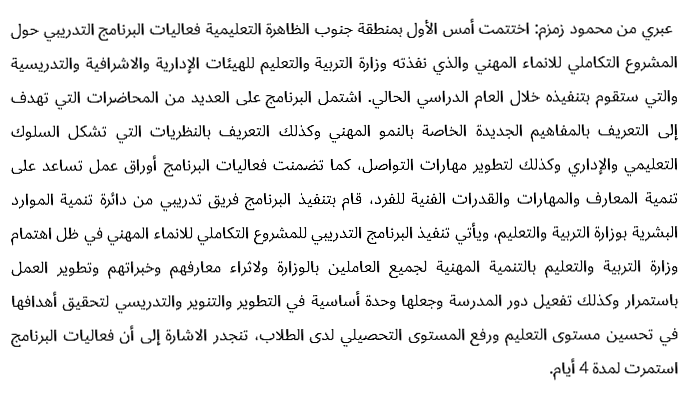
#> input picture input.png, 689 x 398 px; the run also reads 1 picture not shown here
$ jupyter execute PatternOCR.ipynb   (older library calls are emulated)
#> lines starting #> are read from the running program, lines starting #| are printed output that depends on the picture; after the words box and inside, x2 and y2 are one past the last pixel; in counts of white or black regions, pixels touching at a corner belong together
### commonfunctions.py


import skimage.io as io
import matplotlib.pyplot as plt
import numpy as np
from skimage.exposure import histogram
from matplotlib.pyplot import bar
from skimage.color import rgb2gray,rgb2hsv
from skimage.transform import (hough_line, hough_line_peaks)

import matplotlib.pyplot as plt
from matplotlib import cm
import math


# Convolution:
from scipy.signal import convolve2d
from scipy import fftpack
import math

from skimage.util import random_noise
from skimage.filters import median
from skimage.feature import canny
from skimage.measure import label
from skimage.color import label2rgb
from sklearn import cluster
from skimage.filters import threshold_otsu


# Edges
from skimage.filters import sobel_h, sobel, sobel_v,roberts, prewitt

# Show the figures / plots inside the notebook
def show_images(images,titles=None):
    #This function is used to show image(s) with titles by sending an array of images and an array of associated titles.
    # images[0] will be drawn with the title titles[0] if exists
    # You aren't required to understand this function, use it as-is.
    n_ims = len(images)
    if titles is None: titles = ['(%d)' % i for i in range(1,n_ims + 1)]
    fig = plt.figure()
    n = 1
    for image,title in zip(images,titles):
        a = fig.add_subplot(1,n_ims,n)
        if image.ndim == 2:
            plt.gray()
        plt.imshow(image)
        a.set_title(title)
        n += 1
    fig.set_size_inches(np.array(fig.get_size_inches()) * n_ims)
    plt.show()


# [6 lines left out: function showHist, not called in this run]

### PatternOCR.ipynb
[cell 1]
import cv2
import numpy as np

# import image
image = cv2.imread('input.png')
#> image is the input picture: shape (398, 689, 3); min 0, max 255, mean 238

# grayscale
gray = cv2.cvtColor(image, cv2.COLOR_BGR2GRAY)
#cv2.imshow('gray', gray)

# binary
ret, thresh = cv2.threshold(gray, 127, 255, cv2.THRESH_BINARY_INV)
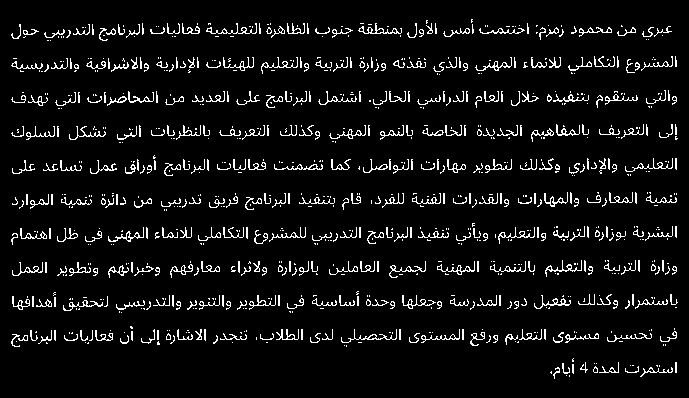
#> thresh: shape (398, 689); 6.5% white in thin lines or dots, all inside (x1, y1, x2, y2) = (11, 19, 678, 379)
#cv2.imshow('threshold', thresh)

# dilation
kernel = np.ones((10, 10), np.uint8)
img_dilation = cv2.dilate(thresh, kernel, iterations=1)
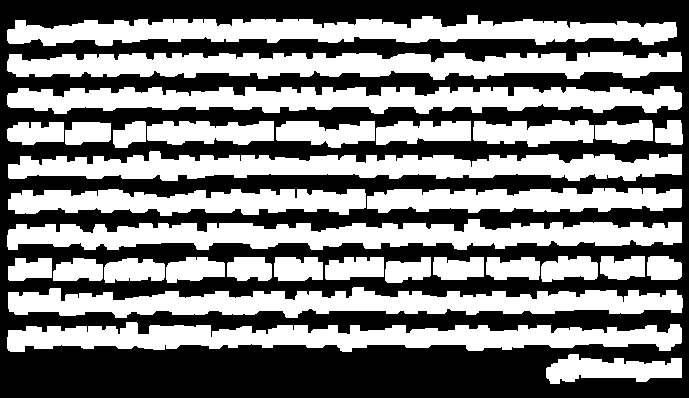
#> img_dilation: shape (398, 689); 48.3% white; 32 white regions
#cv2.imshow('dilated', img_dilation)

# find contours
# cv2.findCountours() function changed from OpenCV3 to OpenCV4: now it have only two parameters instead of 3
cv2MajorVersion = cv2.__version__.split(".")[0]
# check for contours on thresh
if int(cv2MajorVersion) >= 4:
    ctrs, hier = cv2.findContours(img_dilation.copy(), cv2.RETR_EXTERNAL, cv2.CHAIN_APPROX_SIMPLE)
#> ctrs = 32 contours; largest, box (x1, y1, x2, y2) and area: (7, 219, 682, 250) 12644, (7, 52, 682, 80) 12516, (8, 151, 682, 181) 12188, (8, 287, 683, 318) 12076, (7, 86, 682, 114) 12017
else:
    im2, ctrs, hier = cv2.findContours(img_dilation.copy(), cv2.RETR_EXTERNAL, cv2.CHAIN_APPROX_SIMPLE)

# sort contours
sorted_ctrs = sorted(ctrs, key=lambda ctr: cv2.boundingRect(ctr)[0])
#> sorted_ctrs has the same summary as ctrs

for i, ctr in enumerate(sorted_ctrs):
    # Get bounding box
    x, y, w, h = cv2.boundingRect(ctr)

    # Getting ROI
    roi = image[y:y + h, x:x + w]

    # show ROI
    # cv2.imshow('segment no:'+str(i),roi)
    cv2.rectangle(image, (x, y), (x + w, y + h), (255, 255, 255), 2)

    if w > 15 and h > 15:
        cv2.imwrite('images//{}.png'.format(i), roi)
#> this loop made 32 passes
#> (x, y, w, h) on passes 1 to 8: (7, 322, 675, 30), (7, 219, 675, 31), (7, 122, 57, 23), (7, 86, 675, 28), (7, 52, 675, 28), (7, 15, 670, 31), (8, 287, 675, 31), (8, 258, 44, 23)
#> pass 1, `roi = image[y:y + h, x:x + w]`:
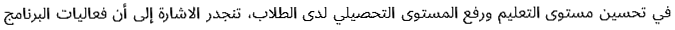
#> roi: shape (30, 675, 3); min 0, max 255, mean 232.6
#> pass 2, `roi = image[y:y + h, x:x + w]`:
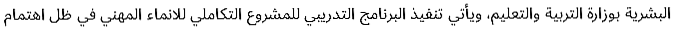
#> roi: shape (31, 675, 3); min 0, max 255, mean 232.3
#> pass 3, `roi = image[y:y + h, x:x + w]`:
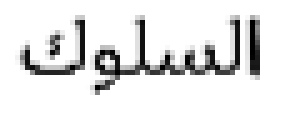
#> roi: shape (23, 57, 3) (shown 5 times larger); min 0, max 255, mean 227.1

cv2.imshow('marked areas', image)
cv2.waitKey(0)
#> Out = 27

[cell 2]
# Load as greyscale

import cv2
import numpy as np
from commonfunctions import *
from scipy.stats import iqr
from scipy import stats
from collections import namedtuple
from dataclasses import dataclass


def getHorizontalProjectionProfile(image):
    horizontal_projection = np.sum(image, axis = 1)
    return horizontal_projection

def getVerticalProjectionProfile(image):
    vertical_projection = np.sum(image, axis = 0)
    return vertical_projection

# [47 lines left out: functions Visualize_Histogram, FindGapSpaceLocation, GapLengthFilteration, not called in this run]

[cell 3]
def FindBaselineIndex(line): #Alg. 4
    HP = []
    PV = []
    BaseLineIndex = 0
    thresh,thresh_img = cv2.threshold(line,127,255,cv2.THRESH_BINARY_INV)
    thresh_img = np.asarray(thresh_img)
    thresh_img = line

    HP = np.sum(thresh_img, axis = 1)
    PV_Indices = (HP > np.roll(HP,1)) & (HP > np.roll(HP,-1))
    for i in range(len(PV_Indices)):
        if PV_Indices[i] == True:
            PV.append(HP[i])
    #print(PV)
    MAX = max(PV)
    for i in range(len(HP)):
        if HP[i] == MAX:
            BaseLineIndex = i
# [5 lines of commented-out code are left out]
    return BaseLineIndex


def FindingMaxTrans(Line, BaseLineIndex): #Alg. 5
    MaxTrans = 0
    MaxTransIndex = BaseLineIndex
    i=BaseLineIndex
    while i > 0:
        CurrTrans = 0
        Flag = 0
        j=0
        while j < Line.shape[1]:
            if Line[i, j] == 1 and Flag == 0:
                CurrTrans += 1
                Flag = 1
            if Line[i, j] != 1 and Flag == 1:
                Flag = 0
            j += 1

        if CurrTrans >= MaxTrans:
            MaxTrans = CurrTrans
            MaxTransIndex = i
        i -= 1

# [4 lines of commented-out code are left out]
    return MaxTransIndex

[cell 4]
@dataclass
class SeparationRegions:
    StartIndex: int=0
    EndIndex: int=0
    CutIndex: int=0

def find_nearest(array, value):
    array = np.asarray(array)
    idx = (np.abs(array - value)).argmin()
    return array[idx]


#def CutPointIdentification(Line,Word,MTI): #Alg. 6
def CutPointIdentification(Word,MTI): #Alg. 6 ACCORDING TO THE PSEUDO CODE
    Flag=0
    #LineImage=cv2.imread(Line)
    VP=getVerticalProjectionProfile(Word)
    #MFV = stats.mode(VP)
    VPList = VP.tolist() #to be able to get the MFV
    Beginindex=0#ka2eni bashel el goz2 el black eli 3la el edges fl sora 3ashan ageb mode value mazbota
    EndIndex=len(VPList)
    for i in VPList:
        if i ==0:
            Beginindex+=1
        else:
            break
    for j in range(-1,-30,-1):
        if VPList[j]==0:
            EndIndex-=1
        else:
            break


    i=1
    VPListNew = VPList[Beginindex:EndIndex]
    MFV = max(set(VPListNew), key = VPListNew.count)
    OutputSeparationRegions= []
    SRAppendFlag=False #initialize but do not append
    while i < Word.shape[1] :
        if SRAppendFlag == False:
            SR = SeparationRegions()
            SRAppendFlag = True
        if Word[MTI,i] == 1 and Word[MTI,i+1] == 0 and Flag == 0 : #CALCULATE END INDEX
            SR.EndIndex = i
            Flag = 1
        if i == (Word.shape[1]-1):
            break
        if Word[MTI,i] == 0 and Word[MTI,i+1] == 1 and Flag == 1 : #CALCULATE START AND CUT INDEX
            SR.StartIndex = i+1
            MidIndex = ( SR.EndIndex + SR.StartIndex )/2
            MidIndex = int(MidIndex)
            IndexesEqualZero = np.where(VP == 0)
            IndexesEqualZero = np.asarray(IndexesEqualZero)
            IndexesEqualZero = IndexesEqualZero.tolist()
            IndexesEqualZero = IndexesEqualZero[0]
            IndexesEqualZero = np.array(IndexesEqualZero)
            #print(IndexesEqualZero)
            IndexesCorrect= IndexesEqualZero [ (IndexesEqualZero < SR.StartIndex) & (IndexesEqualZero > SR.EndIndex)] #condition shall be reversed like this
            #IndexesCorrect = IndexesEqualZero[ mask ]
            #print(IndexesEqualZero [ (IndexesEqualZero < SR.StartIndex) & (IndexesEqualZero > SR.EndIndex)])

            IndexesLessThanMFVAndEnd = np.where( (VP <= MFV) )
            IndexesLessThanMFVAndEnd = np.asarray(IndexesLessThanMFVAndEnd)
            IndexesLessThanMFVAndEnd=IndexesLessThanMFVAndEnd.tolist()
            IndexesLessThanMFVAndEnd = IndexesLessThanMFVAndEnd[0]
            IndexesLessThanMFVAndEnd = np.array(IndexesLessThanMFVAndEnd)
            IndexesLessThanMFVAndEnd = IndexesLessThanMFVAndEnd [ (IndexesLessThanMFVAndEnd > SR.EndIndex) & (IndexesLessThanMFVAndEnd < MidIndex)  ]
            #IndexesLessThanMFVAndEnd.append(2)

            IndexesLessThanMFVAndStartAndEnd = np.where( (VP <= MFV) )
            IndexesLessThanMFVAndStartAndEnd = np.asarray(IndexesLessThanMFVAndStartAndEnd)
            IndexesLessThanMFVAndStartAndEnd=IndexesLessThanMFVAndStartAndEnd.tolist()
            IndexesLessThanMFVAndStartAndEnd = IndexesLessThanMFVAndStartAndEnd[0]
            IndexesLessThanMFVAndStartAndEnd = np.array(IndexesLessThanMFVAndStartAndEnd)
            IndexesLessThanMFVAndStartAndEnd = IndexesLessThanMFVAndStartAndEnd [ (IndexesLessThanMFVAndStartAndEnd > SR.EndIndex) & (IndexesLessThanMFVAndStartAndEnd < SR.StartIndex) ]


            if len(IndexesCorrect) != 0: #neither connected nor overlapped characters
                SR.CutIndex = find_nearest(IndexesCorrect , MidIndex)

            elif VP[MidIndex] == MFV: #connected characters
                SR.CutIndex = MidIndex #line 19 on Alg.

            elif len(IndexesLessThanMFVAndEnd) != 0:
                SR.CutIndex = find_nearest(IndexesLessThanMFVAndEnd , MidIndex)

            elif len(IndexesLessThanMFVAndStartAndEnd) != 0: #line 23
                SR.CutIndex = find_nearest(IndexesLessThanMFVAndStartAndEnd , MidIndex)
            else:
                SR.CutIndex = MidIndex

            if SRAppendFlag == True:
                OutputSeparationRegions.append(SR)
                SRAppendFlag = False
            Flag = 0
        i+=1
    return OutputSeparationRegions,MFV

[cell 5]
def DetectHoles(Word, NextCut, CurrentCut, PreviousCut, MTI):#next is left, previous is right
    LefPixelIndex = 0
    for i in range(NextCut, PreviousCut, 1):
        if Word[MTI, i] == 1:
            LefPixelIndex = i
            break

    RightPixelIndex = 0
    for i in range(PreviousCut, NextCut, -1):
        if Word[MTI, i] == 1:
            RightPixelIndex = i
            break

    UpPixelIndex = 0
    for i in range(MTI, MTI - 10, -1):
        if Word[i, CurrentCut] == 1:
            UpPixelIndex = i
            break

    DownPixelIndex = 0
    for i in range(MTI, MTI + 10, 1):
        if Word[i, CurrentCut+1] == 1: #+1 da psecial case 3ashan law 7arf el heh
            DownPixelIndex = i
            break

    if ( np.abs(LefPixelIndex - RightPixelIndex) <=8 ) and ( np.abs(UpPixelIndex - DownPixelIndex ) <=5 ):
        return True
    else:
        return False

def DetectBaselineBetweenStartAndEnd(Word, BaseLineIndex, Start, End):#End is left
    if np.sum( Word[BaseLineIndex,End:Start] ) == 0:
        return True #no path found
    return False

def DistanceBetweenTwoPoints(x2,x1):
    dist = np.abs(x2 - x1)
    return dist

def CheckLine19Alg7(SRL,SR, NextCutIndex, VP, Word,MTI,BaseLineIndex):
    LeftPixelCol = SR.EndIndex
    TopPixelIndex = 0
    for i in range(MTI,MTI-20,-1):
        if Word[i-1,LeftPixelCol] == 0:
            TopPixelIndex = i
            break
    Dist1 = DistanceBetweenTwoPoints( TopPixelIndex,BaseLineIndex )
    Dist2 = DistanceBetweenTwoPoints( MTI,BaseLineIndex )
    if ( SR==SRL[0] and VP[NextCutIndex] == 0) or ( Dist1 < (0.5*Dist2) ) :
        return True
    return False

def CheckStroke(Word, NextCut, CurrentCut, PreviousCut, MTI,BaseLineIndex,SR):
    HPAbove = getHorizontalProjectionProfile( Word[0:BaseLineIndex,SR.EndIndex:SR.StartIndex] )
    HPBelow = getHorizontalProjectionProfile( Word[BaseLineIndex: ,SR.EndIndex:SR.StartIndex] )

    SHPB = np.sum(HPBelow)
    SHPA = np.sum(HPAbove)

    TopPixelIndex = 0
    LeftPixelCol = SR.EndIndex
    for i in range(MTI,MTI-20,-1):
        if Word[i-1,LeftPixelCol] == 0:
            TopPixelIndex = i
            break

    Dist1 = DistanceBetweenTwoPoints( TopPixelIndex,BaseLineIndex )
    Dist1 = int(Dist1)
    print(Dist1)
    #HP = getHorizontalProjectionProfile(Word)
    HP = getHorizontalProjectionProfile(Word[:,SR.EndIndex:SR.StartIndex])
    HPList = HP.tolist()
    HPMode = max(set(HPList), key = HPList.count)
    HPList.sort()
    SecondPeakValue = HPList[-2]

    VP=getVerticalProjectionProfile(Word)
    VPList = VP.tolist()
    MFV = max(set(VPList), key = VPList.count)

    Holes = DetectHoles(Word, NextCut, CurrentCut, PreviousCut, MTI)
    if SHPA > SHPB and not Holes:#and (HPMode == MFV) and Dist1 <= (2*SecondPeakValue):
        return True
    return False

def CheckDotsAboveOrBelow(Word, SR, MTI,BaseLineIndex):
    Dots = False
    for i in range(MTI-2, MTI-6, -1):
        for j in range(SR.EndIndex+1, SR.StartIndex):
            if Word[i, j] == 1:
                Dots = True
                return Dots
    for i in range(BaseLineIndex+2, BaseLineIndex+6, 1):
        for j in range(SR.EndIndex+1, SR.StartIndex):
            if Word[i, j] == 1:
                Dots = True
                return Dots
    return Dots

[cell 6]
def SeparationRegionFilteration(Word, SRL, BaseLineIndex, MTI, MFV): #Alg. 7
    i=0
    VP=getVerticalProjectionProfile(Word)
    ValidSeparationRegions = []
    while i < len(SRL):
        SR = SRL[i]
        StartEndPath = Word[BaseLineIndex, SR.EndIndex+1 :SR.StartIndex]
        #print(not(1 in StartEndPath))
        PrevIndex = i-1
        NextIndex = i+1

        if VP[SR.CutIndex]==0:
            ValidSeparationRegions.append(SR)
            i+=1
        #elif DetectHoles(Word, SRL[PrevIndex].CutIndex, SR.CutIndex, SRL[NextIndex].CutIndex, MTI):
        elif DetectHoles(Word, SR.EndIndex, SR.CutIndex, SR.StartIndex, MTI):
                i+=1
        elif not(1 in StartEndPath):
            ValidSeparationRegions.append(SR)
            i+=1
        elif DetectBaselineBetweenStartAndEnd(Word, BaseLineIndex, SR.StartIndex, SR.EndIndex):
            HPAbove = getHorizontalProjectionProfile( Word[0:BaseLineIndex,SR.EndIndex:SR.StartIndex] )
            HPBelow = getHorizontalProjectionProfile( Word[BaseLineIndex: ,SR.EndIndex:SR.StartIndex] )

            SHPB = np.sum(HPBelow)
            SHPA = np.sum(HPAbove)

            if SHPB > SHPA :
                i+=1
            elif VP[ SR.CutIndex ] < MFV : #check sign later
                ValidSeparationRegions.append(SR)
                i+=1
            else:
                i+=1
        elif NextIndex >= len(SRL):
            if not DetectHoles(Word, SR.EndIndex, SR.CutIndex, SR.StartIndex, MTI):
                ValidSeparationRegions.append(SR)
            break
        #next is line 19 in Alg.
        elif CheckLine19Alg7(SRL,SR, SRL[i+1].CutIndex, VP, Word,MTI,BaseLineIndex):
            i+=1
        #line 22
        elif not CheckStroke(Word, SRL[i+1].CutIndex, SR.CutIndex, SRL[i-1].CutIndex, MTI,BaseLineIndex,SR) :
            DetectLine = DetectBaselineBetweenStartAndEnd(Word, BaseLineIndex, SRL[i+1].StartIndex, SRL[i+1].EndIndex)
            if ~DetectLine and SRL[i+1].CutIndex <= MFV:
                i+=1
            else:
                ValidSeparationRegions.append(SR)
                i+=1 #line 27
        elif CheckStroke(Word, SRL[i+1].CutIndex, SR.CutIndex, SRL[i-1].CutIndex, MTI,BaseLineIndex,SR) and CheckDotsAboveOrBelow(Word, SR, MTI,BaseLineIndex):#line 29
            ValidSeparationRegions.append(SR)
            i+=1
            #i+=2#law kan 7arf seen fl nos masln
        elif CheckStroke(Word, SRL[i+1].CutIndex, SR.CutIndex, SRL[i-1].CutIndex, MTI,BaseLineIndex,SR) and not  CheckDotsAboveOrBelow(Word, SR, MTI,BaseLineIndex) :#line 31
            next1 = i+1
            next2 = i+2
            next3 = i+3
            if next1 >= len(SRL) or next2 >= len(SRL) or next3 >= len(SRL):
                ValidSeparationRegions.append(SR)
                i+=1
                continue
            if CheckStroke(Word, SRL[i+2].CutIndex, SRL[i+1].CutIndex, SRL[i].CutIndex, MTI,BaseLineIndex,SRL[i+1]) and CheckDotsAboveOrBelow(Word, SRL[i+1], MTI,BaseLineIndex) :
                ValidSeparationRegions.append(SR)
                i+=3
            else:
                SEGNStroke    = CheckStroke(Word, SRL[i+2].CutIndex, SRL[i+1].CutIndex, SRL[i].CutIndex, MTI,BaseLineIndex,SRL[i+1])
                SEGNDots      = CheckDotsAboveOrBelow(Word, SRL[i+1], MTI,BaseLineIndex)
                SEGNNStroke   =  CheckStroke(Word, SRL[i+3].CutIndex, SRL[i+2].CutIndex, SRL[i+1].CutIndex, MTI,BaseLineIndex,SRL[i+2])
                SEGNNDOTSDots = CheckDotsAboveOrBelow(Word, SRL[i+2], MTI,BaseLineIndex)
                if SEGNStroke and SEGNNStroke and (SEGNNDOTSDots or SEGNDots): #di law true yeb2a seen aw sheen masln
                    ValidSeparationRegions.append(SR)
                    i+=3
                else: #7arf noon masln
                    ValidSeparationRegions.append(SR)
                    i+=1
    return ValidSeparationRegions

[cell 7]
#TESTING ALG 4, 5, 6, 7
im = cv2.imread('images/70.png', cv2.IMREAD_GRAYSCALE)
ret, thresh = cv2.threshold(im, 127, 255, cv2.THRESH_BINARY_INV)
#cv2.imshow('str',thresh/255)
BaselineIndex = FindBaselineIndex(thresh)
#> in FindBaselineIndex, `HP = np.sum(thresh_img, axis = 1)`: HP = 18 values, max 6630 at index 12, min 0 at index 0, mean 1728.3
#> the loop in FindBaselineIndex, `for i in range(len(PV_Indices)):` made 18 passes
#> after the loop in FindBaselineIndex, `for i in range(len(PV_Indices)):`: PV = [1275, 2550, 6630, 1530]
#> in FindBaselineIndex, `MAX = max(PV)`: MAX = 6630
#> the loop in FindBaselineIndex, `for i in range(len(HP)):` made 18 passes
#> BaseLineIndex on pass 13: 12
#> BaselineIndex = 12
print(BaselineIndex)
#| 12
# for i in range(25):
#     for j in range(673):
#         print(thresh[i,j])
MaxTransitionIndex = FindingMaxTrans(thresh/255, BaselineIndex)
#> the loop in FindingMaxTrans, `while i > 0:` made 12 passes
#> (MaxTrans, MaxTransIndex, i) on passes 1 to 3: (8, 12, 11), (9, 11, 10), (9, 10, 9)
#> after the loop in FindingMaxTrans, `while i > 0:`: MaxTrans = 9; MaxTransIndex = 10; i = 0
#> MaxTransitionIndex = 10
# print("max")
# print(MaxTransitionIndex)

SeparationRegions,MFV = CutPointIdentification(thresh/255, MaxTransitionIndex)
#> in getVerticalProjectionProfile, `vertical_projection = np.sum(image, axis = 0)`: vertical_projection = 47 values, max 12 at index 11, min 0 at index 0, mean 2.6
#> in CutPointIdentification, `VP=getVerticalProjectionProfile(Word)`: VP has the same summary as vertical_projection in getVerticalProjectionProfile
#> in CutPointIdentification, `VPList = VP.tolist()`: VPList has the same summary as vertical_projection in getVerticalProjectionProfile
#> in CutPointIdentification, `EndIndex=len(VPList)`: EndIndex = 47
#> the loop in CutPointIdentification, `for i in VPList:` made 3 passes
#> (i, Beginindex) on pass 2: (0, 2)
#> after the loop in CutPointIdentification, `for i in VPList:`: Beginindex = 2
#> the loop in CutPointIdentification, `for j in range(-1,-30,-1):` made 3 passes
#> EndIndex on passes 1 to 2: 46, 45
#> after the loop in CutPointIdentification, `for j in range(-1,-30,-1):`: EndIndex = 45
#> in CutPointIdentification, `VPListNew = VPList[Beginindex:EndIndex]`: VPListNew = 43 values, max 12 at index 9, min 0 at index 39, mean 2.84
#> in CutPointIdentification, `MFV = max(set(VPListNew), key = VPListNew.count)`: MFV = 1
#> the loop in CutPointIdentification, `while i < Word.shape[1] :` made 46 passes
#> (IndexesLessThanMFVAndStartAndEnd, SR.CutIndex) on pass 38: ([38], 38)
#> after the loop in CutPointIdentification, `while i < Word.shape[1] :`: IndexesLessThanMFVAndEnd = empty array; MidIndex = 41; OutputSeparationRegions = 8 items; SR.CutIndex = 0; SR.EndIndex = 44; SR.StartIndex = 0; SRAppendFlag = True; i = 46
#> SeparationRegions = 8 items; MFV = 1
print("Seeing Cut Point Identification")
# [6 lines of commented-out code are left out]
cv2.imshow('Window', thresh)
cv2.waitKey(0)
cv2.destroyAllWindows()

ValidSeparationRegions = SeparationRegionFilteration(thresh/255, SeparationRegions, BaselineIndex,
                                                     MaxTransitionIndex, MFV)
#> in SeparationRegionFilteration, `VP=getVerticalProjectionProfile(Word)`: VP has the same summary as vertical_projection in getVerticalProjectionProfile
#> the loop in SeparationRegionFilteration, `while i < len(SRL):` made 8 passes
#> StartEndPath on pass 2: [1, 1, 1, 1]
#> (printed output is left out)
print(ValidSeparationRegions)
#> (printed output is left out)

show_images([thresh])
#> the loop in show_images, `for image,title in zip(images,titles):` made 1 pass
#> title on pass 1: '(1)'
#> in show_images, `plt.show()`:
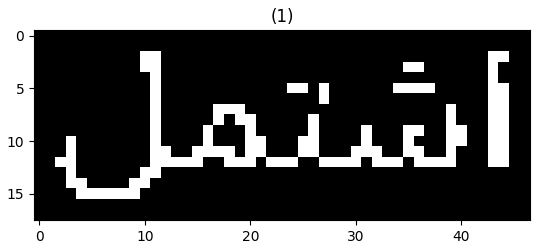
#> figure drawn by matplotlib, 1 panel
#2, 7, 10,11,12,13, 15, 17, 19,  21, 22, 23, 26, 28, 29, 30, 31 ok
#14(one extra region fl ظ i ), 16(one error in لا i), 18(one extra region in ذ i)
#24(one missing region between م and ف i), 25(one error in teh marbota)

[cell 8]
#vertical_projection = getVerticalProjectionProfile(im)

#Visualize_Histogram(histogram(vertical_projection),vertical_projection.shape[0])

[cell 9]
# [10 lines of commented-out code are left out]

[cell 10]
# [97 lines left out: function CutPointIdentification, not called in this run]

[cell 11]
def SegmentImg2Lines(image):
    roi_list=[]
    gray = rgb2gray(image)

    #ret, threshed_img = cv2.threshold(gray, 127, 255, cv2.THRESH_BINARY_INV)
    #show_images([gray])
    kernel = np.ones((8,40), np.uint8)
    img_dilation = cv2.dilate(gray, kernel, iterations=1)
    # find contours
    #show_images([img_dilation])
    ctrs, hier = cv2.findContours(img_dilation.copy(), cv2.RETR_EXTERNAL, cv2.CHAIN_APPROX_SIMPLE)
    # sort contours
    #sorted_ctrs = sorted(ctrs, key=lambda ctr: cv2.boundingRect(ctr)[0])
    for i, ctr in enumerate(ctrs):
        # Get bounding box
        x, y, w, h = cv2.boundingRect(ctr)
        # Getting ROI
        roi = image[y:y + h, x:x + w]
        #show_images([roi])
        roi_list.append(roi)
    roi_list.reverse()
    return roi_list


# [28 lines left out: function Segmentline2word, not called in this run]

def main(thresh):

    #cv2.imshow('str',thresh/255)

    lines=SegmentImg2Lines(thresh)
#> in SegmentImg2Lines, `img_dilation = cv2.dilate(gray, kernel, iterations=1)`:
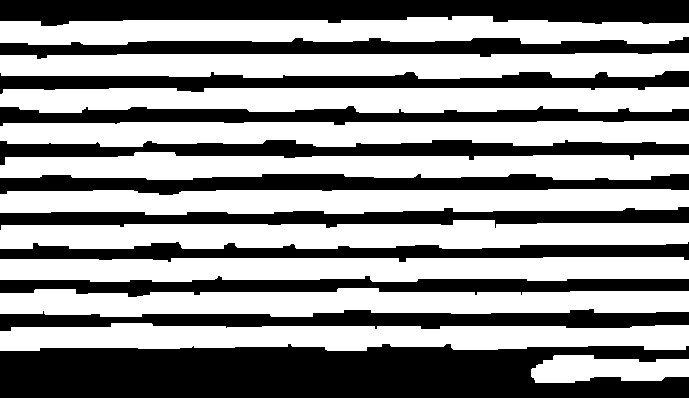
#> img_dilation: shape (398, 689); 56.1% white; 11 black regions, largest, box (x1, y1, x2, y2) and area: (0, 344, 689, 398) 31027, (0, 0, 689, 26) 14169, (0, 174, 689, 195) 9011
#> the loop in SegmentImg2Lines, `for i, ctr in enumerate(ctrs):` made 11 passes
#> pass 1, in SegmentImg2Lines, `roi = image[y:y + h, x:x + w]`:
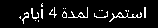
#> roi: shape (28, 158); 7.3% white in thin lines or dots, all inside (x1, y1, x2, y2) = (19, 3, 146, 24)
    show_images([lines[0]])
#> the loop in show_images (call 2), `for image,title in zip(images,titles):` made 1 pass
#> (the rest of the program and of its run is left out)
